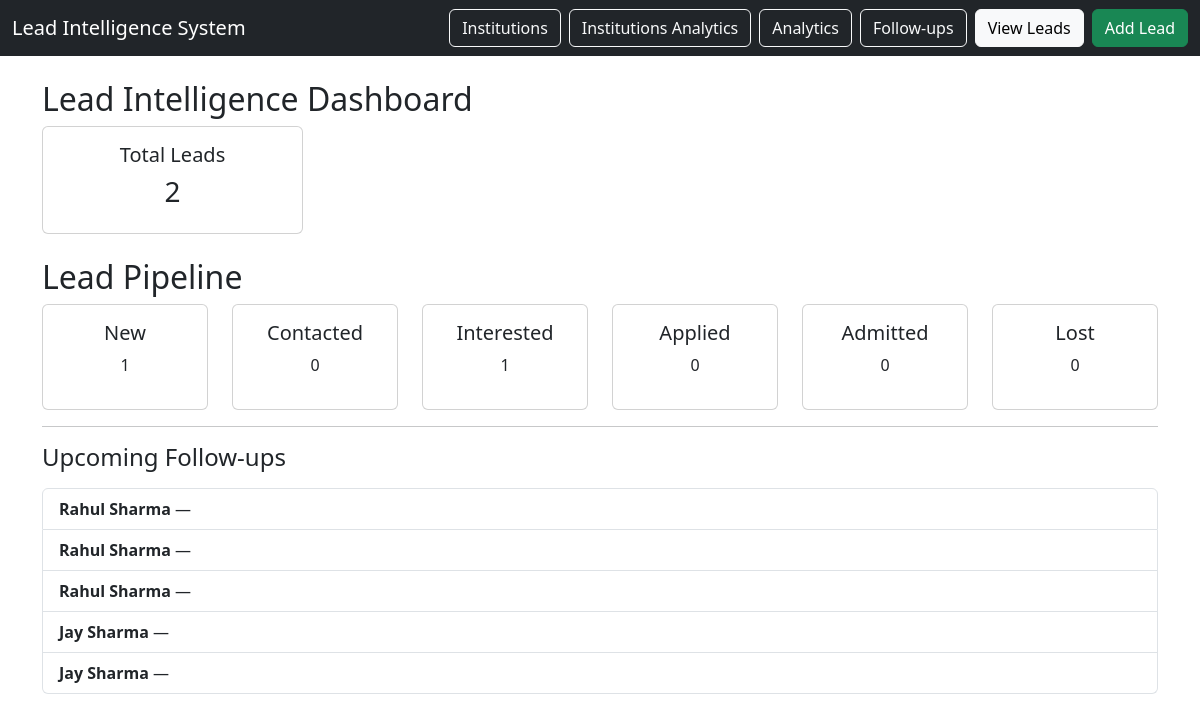
The page / on the database its author committed.
### tables this page shows
CREATE TABLE interactions (
    interaction_id INTEGER PRIMARY KEY AUTOINCREMENT,
    lead_id INTEGER NOT NULL,
    interaction_type TEXT NOT NULL,
    notes TEXT,
    follow_up_date DATE,
    created_at TIMESTAMP DEFAULT CURRENT_TIMESTAMP,

    FOREIGN KEY (lead_id) REFERENCES leads(lead_id)
);

CREATE TABLE leads (
    lead_id INTEGER PRIMARY KEY AUTOINCREMENT,
    student_name TEXT NOT NULL,
    phone TEXT,
    city TEXT,
    school_id INTEGER,
    coaching_id INTEGER,
    course_interest TEXT,
    lead_source TEXT,
    interest_level TEXT,
    lead_score INTEGER DEFAULT 0,
    status TEXT CHECK(status IN (
        'new',
        'contacted',
        'interested',
        'applied',
        'admitted',
        'lost'
    )) DEFAULT 'new',
    created_at TIMESTAMP DEFAULT CURRENT_TIMESTAMP,
    notes TEXT,

    FOREIGN KEY (school_id) REFERENCES institutions(institution_id),
    FOREIGN KEY (coaching_id) REFERENCES institutions(institution_id)
);

### app.py (the view)
@app.route("/")
def dashboard():
    db = get_db()
    new = db.execute("SELECT COUNT(*) FROM leads WHERE status='new'").fetchone()[0]
    contacted = db.execute("SELECT COUNT(*) FROM leads WHERE status='contacted'").fetchone()[0]
    interested = db.execute("SELECT COUNT(*) FROM leads WHERE status='interested'").fetchone()[0]
    applied = db.execute("SELECT COUNT(*) FROM leads WHERE status='applied'").fetchone()[0]
    admitted = db.execute("SELECT COUNT(*) FROM leads WHERE status='admitted'").fetchone()[0]
    lost = db.execute("SELECT COUNT(*) FROM leads WHERE status='lost'").fetchone()[0]
    total = db.execute("SELECT COUNT(*) FROM leads").fetchone()[0]
    upcoming = db.execute("""
        SELECT l.student_name, i.follow_up_date
        FROM interactions i
        JOIN leads l ON l.lead_id = i.lead_id
        WHERE i.follow_up_date IS NOT NULL
        ORDER BY i.follow_up_date ASC
        LIMIT 5
    """).fetchall()
    return render_template(
        "dashboard.html",
        new=new,
        contacted=contacted,
        interested=interested,
        applied=applied,
        admitted=admitted,
        lost=lost,
        total=total,
        upcoming=upcoming
    )

### database/db_connection.py (called while the page is built)
def get_db():
    conn = sqlite3.connect(DB_NAME)
    conn.row_factory = sqlite3.Row
    return conn

### templates/dashboard.html
{% extends "base.html" %}
{% block content %}
<h2>Lead Intelligence Dashboard</h2>
<div class="row mb-4">
<div class="col-md-3">
<div class="card text-center p-3">
<h5>Total Leads</h5>
<h3>{{ total }}</h3>
</div>
</div>
</div>
<h2>Lead Pipeline</h2>
<div class="row">
<div class="col">
<div class="card text-center">
<div class="card-body">
<h5>New</h5>
<p>{{ new }}</p>
</div>
</div>
</div>
<div class="col">
<div class="card text-center">
<div class="card-body">
<h5>Contacted</h5>
<p>{{ contacted }}</p>
</div>
</div>
</div>
<div class="col">
<div class="card text-center">
<div class="card-body">
<h5>Interested</h5>
<p>{{ interested }}</p>
</div>
</div>
</div>
<div class="col">
<div class="card text-center">
<div class="card-body">
<h5>Applied</h5>
<p>{{ applied }}</p>
</div>
</div>
</div>
<div class="col">
<div class="card text-center">
<div class="card-body">
<h5>Admitted</h5>
<p>{{ admitted }}</p>
</div>
</div>
</div>
<div class="col">
<div class="card text-center">
<div class="card-body">
<h5>Lost</h5>
<p>{{ lost }}</p>
</div>
</div>
</div>
</div>
<hr>
<h4>Upcoming Follow-ups</h4>
<ul class="list-group mt-3">
{% for u in upcoming %}
<li class="list-group-item">
<strong>{{ u.student_name }}</strong> — {{ u.follow_up_date }}
</li>
{% else %}
<li class="list-group-item text-muted">
No upcoming follow-ups
</li>
{% endfor %}
</ul>
{% endblock %}

### rows shown on the page
interactions: student_name "Rahul Sharma"
interactions: student_name "Rahul Sharma"
interactions: student_name "Rahul Sharma"
interactions: student_name "Jay Sharma"
interactions: student_name "Jay Sharma"

### other values the page prints
{{ total }} "2"
{{ new }} "1"
{{ contacted }} "0"
{{ interested }} "1"
{{ applied }} "0"
{{ admitted }} "0"
{{ lost }} "0"
